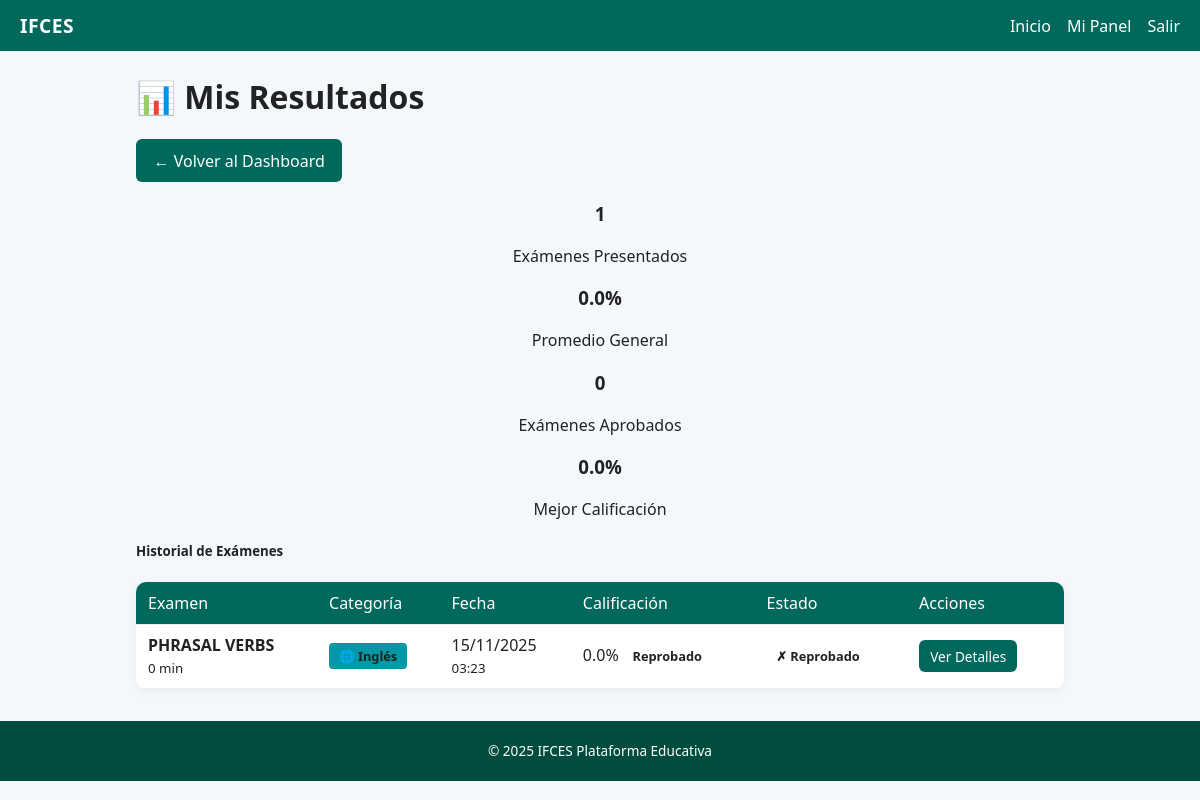
/estudiante/mis-resultados (signed in), run on the app's committed database.
### app/models.py (models this page shows, shortened)
class ExamenResultado(db.Model):
    __tablename__ = "examenes_resultados"
    id = db.Column(db.Integer, primary_key=True)
    examen_id = db.Column(db.Integer, db.ForeignKey('examenes.id'), nullable=False)
    estudiante_id = db.Column(db.Integer, db.ForeignKey('users.id'), nullable=False)
    calificacion = db.Column(db.Float, default=0)
    total_puntos = db.Column(db.Float, default=0)
    fecha_inicio = db.Column(db.DateTime, default=datetime.utcnow)
    fecha_fin = db.Column(db.DateTime)
    completado = db.Column(db.Boolean, default=False)
    tiempo_utilizado = db.Column(db.Integer, default=0)  # en segundos
    comentario_profesor = db.Column(db.Text)
    recomendaciones = db.Column(db.Text)
    fecha_presentacion = db.Column(db.DateTime)
    es_modo_practica = db.Column(db.Boolean, default=False)  # Sin calificación
    solicitud_revision = db.Column(db.Boolean, default=False)
    revision_completada = db.Column(db.Boolean, default=False)
    fecha_solicitud_revision = db.Column(db.DateTime)
    estudiante = db.relationship('User', foreign_keys=[estudiante_id], backref='mis_resultados')
    respuestas = db.relationship('Respuesta',
                                 primaryjoin='and_(ExamenResultado.examen_id==Respuesta.examen_id, '
                                            'ExamenResultado.estudiante_id==Respuesta.estudiante_id)',
                                 foreign_keys='[Respuesta.examen_id, Respuesta.estudiante_id]',
                                 viewonly=True)

class Examen(db.Model):
    __tablename__ = "examenes"
    id = db.Column(db.Integer, primary_key=True)
    titulo = db.Column(db.String(200), nullable=False)
    descripcion = db.Column(db.Text)
    fecha_creacion = db.Column(db.DateTime, default=datetime.utcnow)
    duracion_minutos = db.Column(db.Integer, default=60)
    fecha_limite = db.Column(db.DateTime)
    publicado = db.Column(db.Boolean, default=False)
    profesor_id = db.Column(db.Integer, db.ForeignKey('users.id'), nullable=False)
    categoria_id = db.Column(db.Integer, db.ForeignKey('categorias.id'))
    intentos_maximos = db.Column(db.Integer, default=1)  # número de intentos permitidos
    mostrar_respuestas = db.Column(db.Boolean, default=True)  # mostrar respuestas correctas después
    barajar_preguntas = db.Column(db.Boolean, default=False)  # randomizar orden preguntas
    calificacion_minima = db.Column(db.Float, default=60.0)  # porcentaje mínimo para aprobar
    preguntas = db.relationship('Pregunta', backref='examen', lazy=True, cascade='all, delete-orphan')
    resultados = db.relationship('ExamenResultado', backref='examen', lazy=True, cascade='all, delete-orphan')

class Categoria(db.Model):
    __tablename__ = "categorias"
    id = db.Column(db.Integer, primary_key=True)
    nombre = db.Column(db.String(100), nullable=False, unique=True)
    descripcion = db.Column(db.Text)
    color = db.Column(db.String(7), default="#00695c")  # Color hex para UI
    icono = db.Column(db.String(50))  # Emoji o clase CSS
    activo = db.Column(db.Boolean, default=True)
    created_at = db.Column(db.DateTime, default=datetime.utcnow)
    examenes = db.relationship('Examen', backref='categoria', lazy=True)

### app/main/routes.py (the view)
@main_bp.route("/estudiante/mis-resultados")
@login_required
@role_required("estudiante")
def estudiante_resultados():
    resultados = ExamenResultado.query.filter_by(
        estudiante_id=current_user.id
    ).order_by(desc(ExamenResultado.fecha_presentacion)).all()
    if resultados:
        promedio = sum(r.calificacion for r in resultados) / len(resultados)
        aprobados = 0
        for r in resultados:
            calificacion_actual = r.calificacion
            calif_minima = r.examen.calificacion_minima or 60
            if calificacion_actual > 5.0:
                calificacion_actual = (calificacion_actual / 100) * 5.0
            if calif_minima > 5.0:
                calif_minima = (calif_minima / 100) * 5.0
            if calificacion_actual >= calif_minima:
                aprobados += 1
        mejor_nota = max(r.calificacion for r in resultados)
    else:
        promedio = 0
        aprobados = 0
        mejor_nota = 0
    return render_template(
        "estudiante/resultados.html",
        resultados=resultados,
        total=len(resultados),
        promedio=promedio,
        aprobados=aprobados,
        mejor_nota=mejor_nota
    )

### app/models.py (called while the page is built)
@login_manager.user_loader
def load_user(user_id):  # pragma: no cover
    return User.query.get(int(user_id))

### app/templates/estudiante/resultados.html (shortened to what this page needs)
{% extends "layout.html" %}
{% block content %}
<div class="container my-5">
    <div class="d-flex justify-content-between align-items-center mb-4">
        <h1 class="display-5">📊 Mis Resultados</h1>
        <a href="{{ url_for('main.dashboard_estudiante') }}" class="btn btn-outline-secondary">
            ← Volver al Dashboard
        </a>
    </div>
    <div class="row mb-4">
        <div class="col-md-3">
            <div class="card text-center shadow-sm h-100">
                <div class="card-body">
                    <h3 class="mt-2">{{ total }}</h3>
                    <p class="text-muted mb-0">Exámenes Presentados</p>
                </div>
            </div>
        </div>
        <div class="col-md-3">
            <div class="card text-center shadow-sm h-100">
                <div class="card-body">
                    <h3 class="mt-2">{{ "%.1f"|format(promedio) }}%</h3>
                    <p class="text-muted mb-0">Promedio General</p>
                </div>
            </div>
        </div>
        <div class="col-md-3">
            <div class="card text-center shadow-sm h-100">
                <div class="card-body">
                    <h3 class="mt-2">{{ aprobados }}</h3>
                    <p class="text-muted mb-0">Exámenes Aprobados</p>
                </div>
            </div>
        </div>
        <div class="col-md-3">
            <div class="card text-center shadow-sm h-100">
                <div class="card-body">
                    <h3 class="mt-2">{{ "%.1f"|format(mejor_nota) }}%</h3>
                    <p class="text-muted mb-0">Mejor Calificación</p>
                </div>
            </div>
        </div>
    </div>
    {% if not resultados %}
    <div class="alert alert-info">
        <i class="bi bi-info-circle"></i> Aún no has presentado ningún examen.
    </div>
    {% else %}
    <div class="card shadow-sm">
        <div class="card-header bg-primary text-white">
            <h5 class="mb-0"> Historial de Exámenes</h5>
        </div>
        <div class="card-body p-0">
            <div class="table-responsive">
                <table class="table table-hover mb-0">
                    <thead class="table-light">
                        <tr>
                            <th>Examen</th>
                            <th>Categoría</th>
                            <th>Fecha</th>
                            <th class="text-center">Calificación</th>
                            <th class="text-center">Estado</th>
                            <th class="text-center">Acciones</th>
                        </tr>
                    </thead>
                    <tbody>
                        {% for resultado in resultados %}
                        <tr>
                            <td>
                                <strong>{{ resultado.examen.titulo }}</strong>
                                <br>
                                <small class="text-muted">
                                     {{ resultado.tiempo_utilizado // 60 if resultado.tiempo_utilizado else 0 }} min
                                </small>
                            </td>
                            <td>
                                {% if resultado.examen.categoria %}
                                <span class="badge" style="background-color: {{ resultado.examen.categoria.color }}">
                                    {{ resultado.examen.categoria.icono }} {{ resultado.examen.categoria.nombre }}
                                </span>
                                {% else %}
                                <span class="badge bg-secondary">📚 General</span>
                                {% endif %}
                            </td>
                            <td>
                                {{ resultado.fecha_presentacion.strftime('%d/%m/%Y') if resultado.fecha_presentacion else 'N/A' }}
                                <br>
                                <small class="text-muted">
                                    {{ resultado.fecha_presentacion.strftime('%H:%M') if resultado.fecha_presentacion else '' }}
                                </small>
                            </td>
                            <td class="text-center">
                                <div class="d-flex flex-column align-items-center">
                                    <span class="fs-4 fw-bold {% if resultado.calificacion >= (resultado.examen.calificacion_minima or 60) %}text-success{% else %}text-danger{% endif %}">
                                        {{ "%.1f"|format(resultado.calificacion) }}%
                                    </span>
                                    {% if resultado.calificacion >= 90 %}
                                        <small class="badge bg-success">Excelente</small>
                                    {% elif resultado.calificacion >= (resultado.examen.calificacion_minima or 60) %}
                                        <small class="badge bg-primary">Aprobado</small>
                                    {% else %}
                                        <small class="badge bg-danger">Reprobado</small>
                                    {% endif %}
                                </div>
                            </td>
                            <td class="text-center">
                                {% if resultado.calificacion >= (resultado.examen.calificacion_minima or 60) %}
                                    <span class="badge bg-success">✓ Aprobado</span>
                                {% else %}
                                    <span class="badge bg-danger">✗ Reprobado</span>
                                {% endif %}
                            </td>
                            <td class="text-center">
                                <a href="{{ url_for('main.estudiante_detalle_resultado', resultado_id=resultado.id) }}"
                                   class="btn btn-sm btn-outline-primary">
                                     Ver Detalles
                                </a>
                            </td>
                        </tr>
                        {% endfor %}
                    </tbody>
                </table>
            </div>
        </div>
    </div>
    {% endif %}
</div>
{% endblock %}

### app/static/css/styles.css (style rules this page uses)
body { margin:0;font-family:'Segoe UI',Arial,sans-serif;background:#f4f7fb;color:#222; }
.container { max-width:960px;margin:1.5rem auto;padding:0 1rem; }
.btn { background:#00695c;color:#fff;padding:.65rem 1.1rem;border:none;border-radius:6px;text-decoration:none;display:inline-block;margin-right:.5rem;cursor:pointer;font-weight:500;transition:filter .2s; }
.badge { display:inline-block;padding:.25rem .6rem;border-radius:4px;font-size:.8rem;font-weight:600; }
.table { width:100%;border-collapse:collapse;margin-top:1rem;background:#fff;border-radius:10px;overflow:hidden;box-shadow:0 2px 10px rgba(0,0,0,.06); }
.table th,.table td { padding:.6rem .75rem;text-align:left;border-bottom:1px solid #eee; }
.table th { background:#00695c;color:#fff;font-weight:500; }
.btn-sm { padding:.4rem .7rem;font-size:.85rem; }
.text-center { text-align:center;margin-top:1rem; }

### data on the page
ExamenResultado: calificacion "0.0", examen.titulo "PHRASAL VERBS", tiempo_utilizado "0", examen.categoria.icono "🌐", examen.categoria.nombre "Inglés", fecha_presentacion "15/11/2025", fecha_presentacion "03:23", shows "Reprobado", shows "✗ Reprobado"

### other printed values
{{ total }} "1"
{{ "%.1f"|format(promedio) }} "0.0"
{{ aprobados }} "0"
